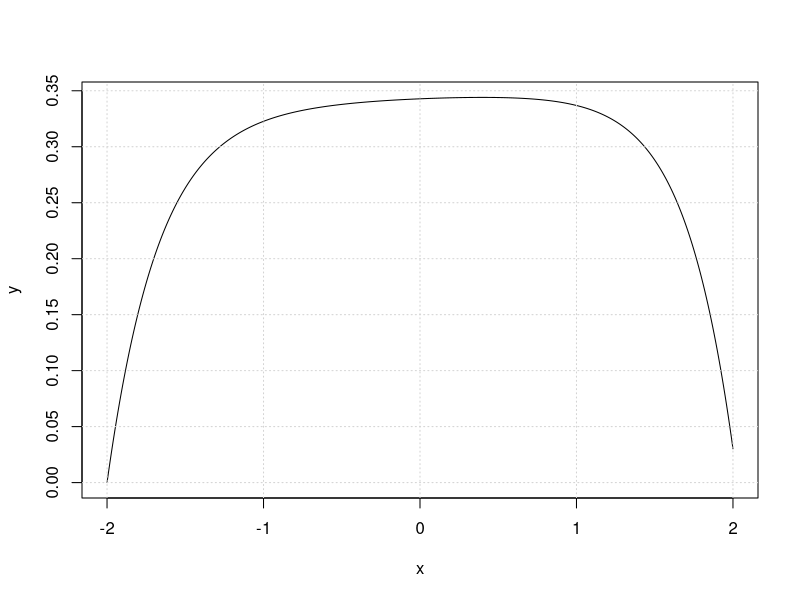
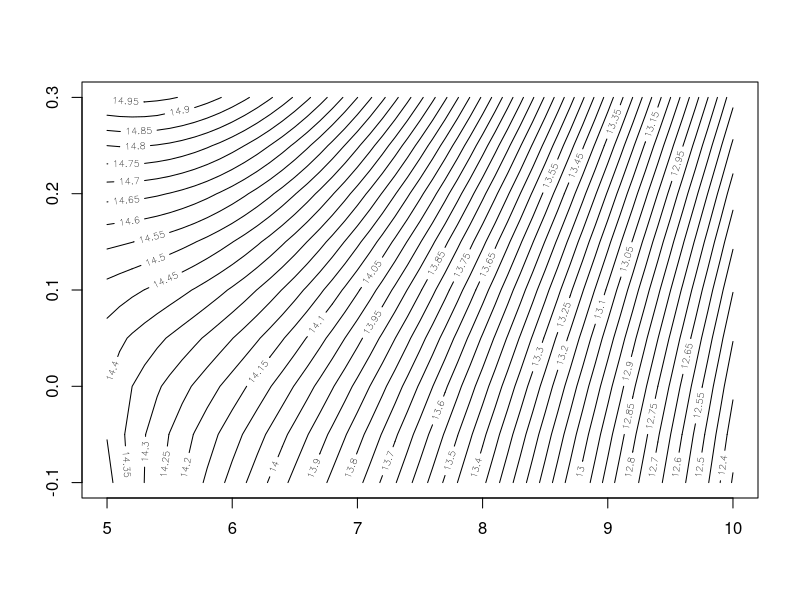
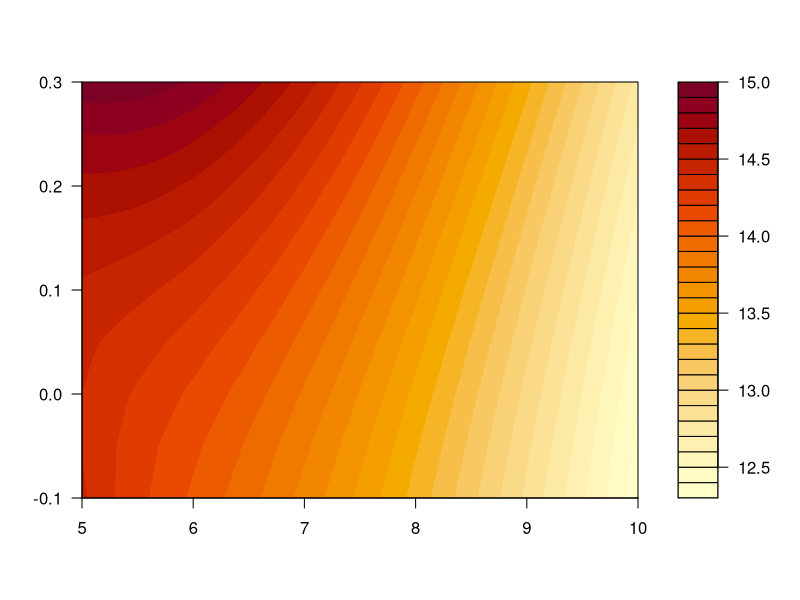
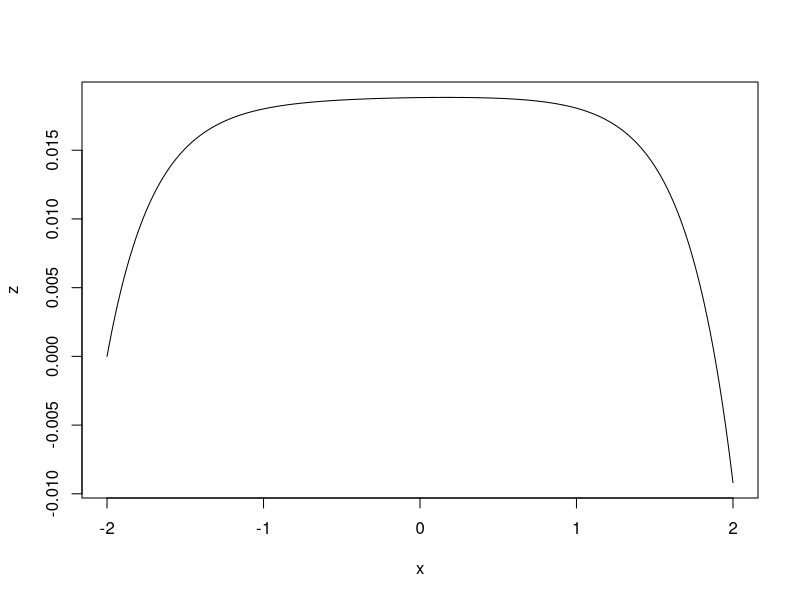
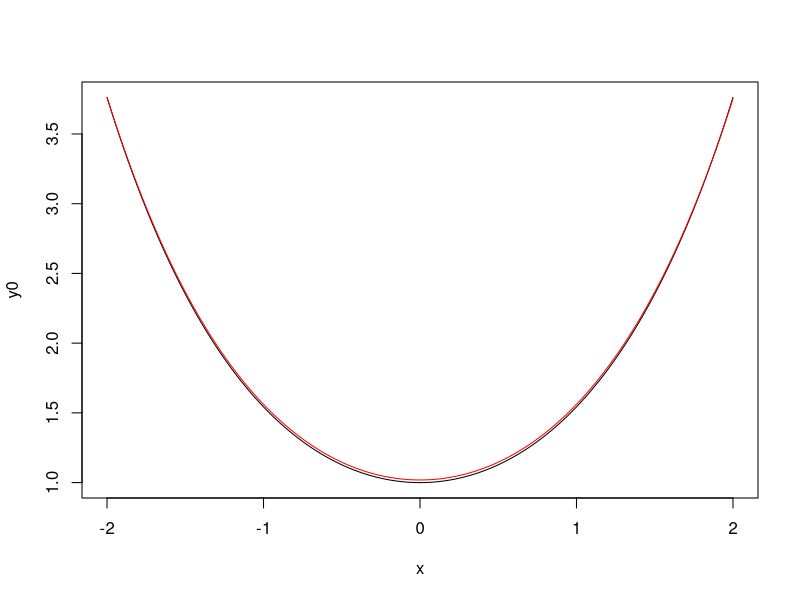
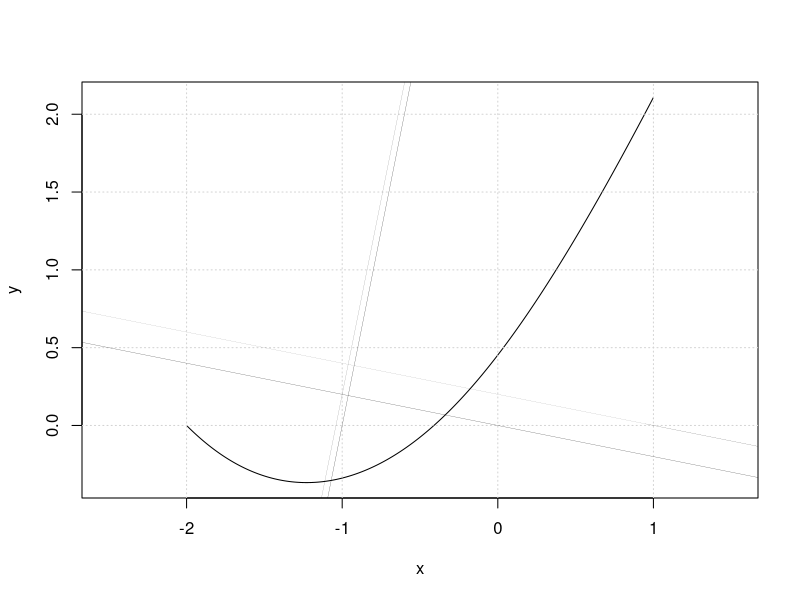

The R source for these figures, in order:
## ---- chunk 1
knitr::opts_chunk$set(echo = TRUE)
## ---- chunk 2
library("deSolve") 
sech <- function(x){1/cosh(x)}
Lorenz <- function(t, state, parameters) {
    with(as.list(c(state, parameters)), {
        dZ <- Zdash
        ss <- sech(t)^2

        phi <- t
        phi_y  <- 0
        phi_x <- 1
        numerator <- (
            -phi_x + phi_y*(cosh(t) - sinh(t)*tanh(t))
            -(Z + phi)*ss
            -Zdash * tanh(t) * (1-3*lambda/cosh(t)^3 - 2*ss)
        )

        denominator <-  ss + lambda/cosh(t)^3
        dZdash <- numerator/denominator
        dextra_length <- Zdash*tanh(t)
        dextra_length2 <- Z*sech(t)^2
        list(c(dZ, dZdash, dextra_length, dextra_length2))
    })
}

parameters <- c(lambda = 102.74)
state      <- c(Z = 0, Zdash = 1, extra_length=0, extra_length2=0)  # initial conditions
times      <- seq(-2, 2, by = 0.01)

out <- ode(y = state, times = times, func = Lorenz, parms = parameters)
## ---- chunk 3
head(out)
tail(out)
x <- out[,1]
y <- out[,2]
plot(x,y,type='l')
grid()
## ---- chunk 4
f <- function(unknown, give=FALSE){
    lambda        <- unknown[1]
    Zdash_initial <- unknown[2]
    times <- seq(from = -2, to = 2, by = 1)
    parameters <- c(lambda = lambda)
    state <-  # initial conditions
        c(Z = 0, Zdash = Zdash_initial, extra_length=0, extra_length2=0) 
    out <- ode(y = state, times = times, func = Lorenz, parms = parameters)
    final_disp <- out[5,2]
    extra_length <- out[5,4]
    badness <- final_disp^2 + extra_length^2
    if(give){
        return(c(final_disp=final_disp,
                 extra_length,
                 badness))
    } else {
        return(badness)
    } 
}
## ---- chunk 5
f(c(5,-0.035))
f(c(5,-0.030))
f(c(5,-0.025))
f(c(5,-0.020))
f(c(5,-0.015))
## ---- chunk 6
jj <- optim(c(0,0),f)
jj

## ---- chunk 7
v1 <- seq(from = 5, to = 10, by = 0.1)
v2 <- seq(from = -0.1, to = 0.3, by = 0.05)
M <- as.matrix(expand.grid(v1,v2))
head(M)
bad <- sapply(seq_len(nrow(M)),function(i){f(unname(M[i,]))})
## ---- chunk 8
contour(v1,v2,matrix(bad,length(v1),length(v2)),nlevels=40)
filled.contour(v1,v2,matrix(bad,length(v1),length(v2)))
## ---- chunk 9
jj$par
parameters <- c(lambda = jj$par[1])
state      <- c(Z = 0, Zdash = jj$par[2], extra_length=0, extra_length2=0)  # initial conditions
times      <- seq(-2, 2, by = 0.01)

out <- ode(y = state, times = times, func = Lorenz, parms = parameters)
head(out)
x  <- out[,1]
z <- out[,2]
y0 <- cosh(x)

plot(x, z,type="l")
plot(x, y0,type="l")
points(x, y0+z,type="l",col="red")
## ---- chunk 10
cat <- function(t, state, parameters) {
    with(as.list(c(state, parameters)), {
        dZ <- Zdash
        numerator <- (1+Zdash^2) * (1-a*Zdash^2)
        denominator <-  Z + a*t + lambda
        dZdash <- numerator/denominator
        list(c(dZ, dZdash))
    })
}

parameters <- c(lambda = 1.5, a = 0.2)
state      <- c(Z = 0, Zdash = -1)  # initial conditions
times      <- seq(-2, 1, by = 0.01)

out <- ode(y = state, times = times, func = cat, parms = parameters)
## ---- chunk 11
head(out)
tail(out)
x <- out[,1]
y <- out[,2]
plot(x,y,asp=1,type='l')
grid()
abline(5.0,1/0.2,lwd=0.2)
abline(5.2,1/0.2,lwd=0.1)
abline(0.0,-0.2,lwd=0.2)
abline(0.2,-0.2,lwd=0.1)
